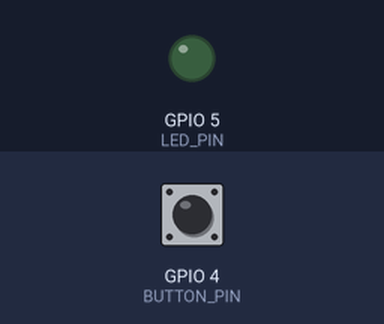
A program run on a simulated ESP32. On the bench: output pins drawn as LEDs (lit = HIGH). Inputs (shaded band) come from the test bench; at power-on: GPIO 4 (BUTTON_PIN) HIGH. WiFi joins after 1.5 s; servers stay silent unless stated; what the program prints to the serial monitor is not drawn.

Above: at 3.2 s.
3.3 s: GPIO 4 (BUTTON_PIN) pulled LOW for 0.15 s
At 4.2 s:
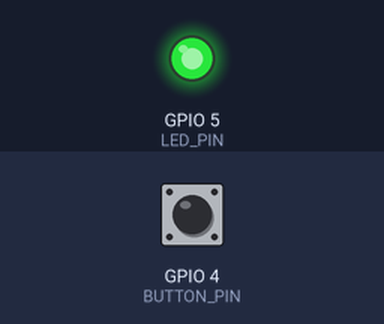
4.9 s: GPIO 4 (BUTTON_PIN) pulled LOW for 1 s
At 5.4 s:
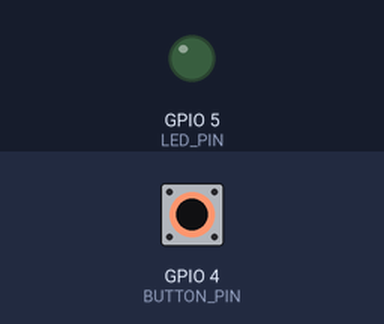
7.4 s: GPIO 4 (BUTTON_PIN) pulled LOW for 3.2 s
At 8.5 s:
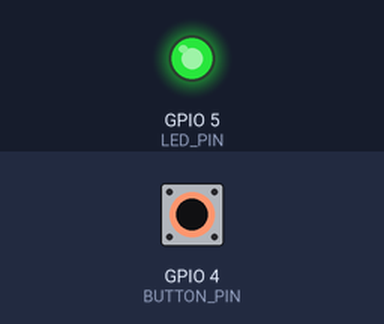
Timing chart, 0 to 10.4 s (numbered marks = the images above; inputs shaded):
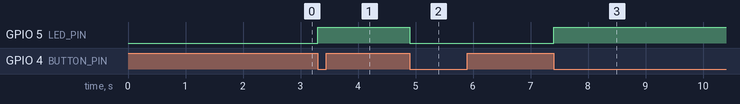

The program:

main.cpp
```cpp
/**
 * @file main.cpp
 * @brief Implementation of ESP32 LED control system with web interface
 * @details Uses FreeRTOS tasks to handle LED control and web server operations
 */

#include "main.h"

// Global variables initialization
TaskHandle_t ledTaskHandle = NULL;

volatile bool ledState = false;
volatile unsigned long lastDebounceTime = 0;
const unsigned long debounceDelay = 200;
AsyncWebServer server(80);  // Web server on port 80

/**
 * @brief Processes template variables for the web page
 * @param var Template variable to process
 * @return String containing the processed value
 */
String processor(const String& var) {
    if(var == "STATE") {
        return ledState ? "ON" : "OFF";
    }
    return String();
}

/**
 * @brief ISR for button press
 * @details Called when button is pressed (FALLING edge)
 *          Notifies the LED control task
 */
void IRAM_ATTR buttonISR() {
   // BaseType_t xHigherPriorityTaskWoken = pdFALSE;
    unsigned long currentTime = millis();
    if (currentTime - lastDebounceTime > debounceDelay) {
        ledState = !ledState;
        digitalWrite(LED_PIN, ledState);
        lastDebounceTime = currentTime;
        xTaskNotifyGive(ledTaskHandle);  // Notify Task1 to update LCD
    }

}

/**
 * @brief FreeRTOS task to handle LED control
 * @details Waits for notifications from ISR and toggles LED state
 */
void ledControlTask(void *parameter) {


    while(1) {

        if (ulTaskNotifyTake(pdTRUE, 0)) {
            digitalWrite(LED_PIN, digitalRead(LED_PIN));
        }
        vTaskDelay(250 / portTICK_PERIOD_MS);
    }
}

/**
 * @brief FreeRTOS task to handle web server
 * @details Sets up routes and handles HTTP requests
 */
void webServerTask(void *parameter) {
    // Enable CORS for web browser access
    DefaultHeaders::Instance().addHeader("Access-Control-Allow-Origin", "*");

    // Define web server routes
    server.on("/", HTTP_GET, [](AsyncWebServerRequest *request){
        request->send_P(200, "text/html", index_html, processor);
    });

    // Route for getting LED status
    server.on("/status", HTTP_GET, [](AsyncWebServerRequest *request){
        request->send(200, "text/plain", ledState ? "ON" : "OFF");
    });

    server.begin();
    Serial.println("HTTP server started");

    while(1) {
        vTaskDelay(pdMS_TO_TICKS(500));
    }
}

/**
 * @brief Setup function
 * @details Initializes hardware, WiFi connection, and FreeRTOS tasks
 */
void setup() {
    pinMode(LED_PIN, OUTPUT);
    pinMode(BUTTON_PIN, INPUT_PULLUP);

    Serial.begin(115200);
    Serial.println("Starting ESP32...");

    // Configure WiFi channel and mode
    WiFi.mode(WIFI_STA);
    WiFi.channel(6);

    // Connect to Wi-Fi
    WiFi.begin(ssid, password);
    Serial.print("Connecting to WiFi");
    while (WiFi.status() != WL_CONNECTED) {
        Serial.print(".");
        delay(1000);
    }

    Serial.println("\nWiFi Connected!");
    Serial.println("Open your browser and navigate to: http://" + WiFi.localIP().toString());
    Serial.println("HTTP server started (http://localhost:8080)");  // Direct localhost link

    // Create LED control task
    xTaskCreate(
        ledControlTask,
        "LED Control",
        2048,
        NULL,
        1,
        &ledTaskHandle
    );

    // Create web server task
    xTaskCreate(
        webServerTask,
        "Web Server",
        4096,
        NULL,
        1,
        NULL
    );

    attachInterrupt(BUTTON_PIN, buttonISR, FALLING);
}

/**
 * @brief Main loop
 * @details Empty as functionality is handled by FreeRTOS tasks
 */
void loop() {
    // Main loop remains empty as FreeRTOS handles the tasks
    vTaskDelete(NULL);
}
```

html.h
```cpp
/**
 * @file html.h
 * @brief HTML template for the web interface
 * @details Contains the webpage design with CSS styling and JavaScript
 *          for real-time LED status updates
 */

#ifndef HTML_H
#define HTML_H

/**
 * @brief HTML template with embedded CSS and JavaScript
 * @details Uses server-side processing for initial state
 *          and AJAX for real-time updates
 */
const char index_html[] PROGMEM = R"rawliteral(
<!DOCTYPE HTML>
<html>
<head>
  <title>ESP32 LED Control</title>
  <meta name="viewport" content="width=device-width, initial-scale=1">
  <style>
    html {
      font-family: 'Segoe UI', Arial, sans-serif;
      height: 100%;
      margin: 0;
    }
    body {
      min-height: 100%;
      margin: 0;
      background: linear-gradient(135deg, #1e4d92, #2c3e50);
      color: white;
      display: flex;
      flex-direction: column;
      align-items: center;
      justify-content: center;
    }
    .container {
      background: rgba(255, 255, 255, 0.1);
      backdrop-filter: blur(10px);
      border-radius: 15px;
      padding: 2rem;
      box-shadow: 0 8px 32px rgba(0, 0, 0, 0.1);
      transition: transform 0.3s ease;
    }
    .container:hover {
      transform: translateY(-5px);
    }
    h2 {
      font-size: 2.5rem;
      margin-bottom: 2rem;
      text-shadow: 2px 2px 4px rgba(0, 0, 0, 0.2);
    }
    .led-status {
      font-size: 1.5rem;
      margin: 20px;
      display: flex;
      align-items: center;
      justify-content: center;
      gap: 15px;
    }
    .led-indicator {
      width: 20px;
      height: 20px;
      border-radius: 50%;
      display: inline-block;
      transition: all 0.3s ease;
      animation: pulse 2s infinite;
    }
    @keyframes pulse {
      0% { transform: scale(1); }
      50% { transform: scale(1.1); }
      100% { transform: scale(1); }
    }
  </style>
</head>
<body>
  <div class="container">
    <h2>ESP32 LED Control</h2>
    <div class="led-status">
      Status: <span id="ledState">%STATE%</span>
      <div class="led-indicator" id="ledIndicator"></div>
    </div>
  </div>
  <script>
    function updateLED(status) {
      const indicator = document.getElementById('ledIndicator');
      const state = document.getElementById('ledState');
      indicator.style.backgroundColor = status === 'ON' ? '#22c55e' : '#666';
      indicator.style.boxShadow = status === 'ON' ? '0 0 15px #22c55e' : 'none';
      state.textContent = status;
    }

    setInterval(function() {
      fetch('/status')
        .then(response => response.text())
        .then(data => {
          updateLED(data);
        });
    }, 1000);

    // Initial LED state
    updateLED('%STATE%');
  </script>
</body>
</html>
)rawliteral";

#endif
```

main.h
```cpp
/**
 * @file main.h
 * @brief Main header file for ESP32 LED control web server
 * @details Contains all necessary includes, pin definitions, and function declarations
 *          for the LED control system with web interface
 */

#ifndef MAIN_H
#define MAIN_H

// Required libraries for ESP32, FreeRTOS and Web Server functionality
#include <Arduino.h>
#include <freertos/FreeRTOS.h>
#include <freertos/task.h>
#include <WiFi.h>
#include <AsyncTCP.h>
#include <ESPAsyncWebServer.h>
#include "html.h"

// Hardware configuration
#define LED_PIN 5        // GPIO pin connected to LED
#define BUTTON_PIN 4     // GPIO pin connected to push button

// WiFi configuration for Wokwi simulation
const char* ssid = "Wokwi-GUEST";
const char* password = "";

// External variable declarations
extern TaskHandle_t ledTaskHandle;    // Handle for LED control task
extern volatile bool ledState;        // Current state of LED

// Function declarations
void IRAM_ATTR buttonISR();          // Button interrupt service routine
void ledControlTask(void *parameter); // FreeRTOS task for LED control
void webServerTask(void *parameter);  // FreeRTOS task for web server
String processor(const String& var);  // Template processor for web page

#endif
```

Measured:
- after the input at 3.3 s, GPIO 5 (LED_PIN): LOW → HIGH at once
- after the input at 4.9 s, GPIO 5 (LED_PIN): HIGH → LOW at once
- after the input at 7.4 s, GPIO 5 (LED_PIN): LOW → HIGH at once
